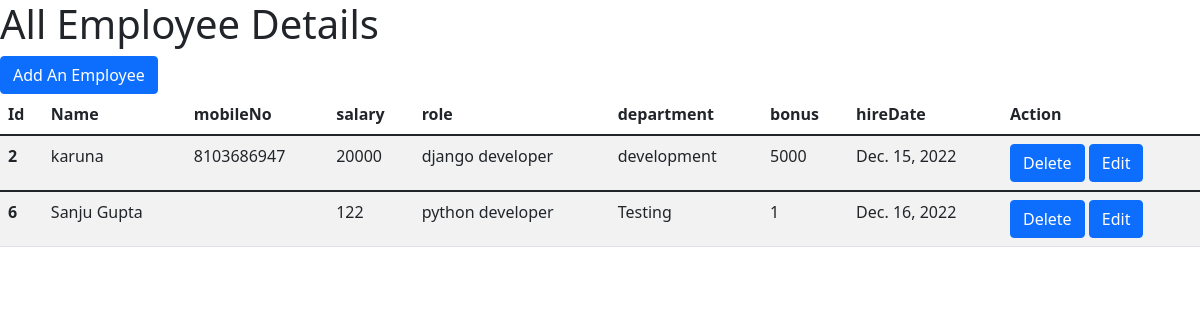
The page /emp_app/view_emp/ on the database its author committed.
### Emp_app/models.py (models this page shows, shortened)
class Employee(models.Model):
    name = models.CharField(max_length=100)
    mobileNo = models.CharField(max_length=10)
    salary = models.IntegerField(default=0)
    department = models.ForeignKey(Department, on_delete=models.CASCADE)
    role = models.ForeignKey(Role, on_delete=models.CASCADE)
    bonus = models.IntegerField(default=0)
    hireDate = models.DateField()

class Role(models.Model):
    name = models.CharField(max_length=100)

class Department(models.Model):
    name = models.CharField(max_length=100)
    location = models.CharField(max_length=100)

### Emp_app/views.py (the view)
# urls.py: path('view_emp/',views.view_emp,name='view_emp'),
def view_emp(request):
    emps = Employee.objects.all()
    context = {
        "emps":emps
    }
    return render(request,"view_emp.html",context)

### Emp_app/templates/view_emp.html (shortened to what this page needs)
<!DOCTYPE html>
<html>
<head>
  <link href="https://cdn.jsdelivr.net/npm/bootstrap@5.1.3/dist/css/bootstrap.min.css" rel="stylesheet">
</head>
<body>
<h1> All Employee Details </h1>
<a class="btn btn-primary" href="/emp_app/add_emp" role="button">Add An Employee</a>
  <table class="table table-striped">
    <thead>
      <tr>
        <th scope="col">Id</th>
        <th scope="col">Name</th>
        <th scope="col">mobileNo</th>
        <th scope="col">salary</th>
        <th scope="col">role</th>
        <th scope="col">department</th>
        <th scope="col">bonus</th>
        <th scope="col">hireDate</th>
        <th scope="col">Action</th>
      </tr>
    </thead>
    {% for emp in emps %}
    <tbody>
      <tr>
        <th scope="row">{{ emp.id }}</th>
        <td>{{ emp.name }}</td>
        <td>{{ emp.mobileNo }}</td>
        <td>{{ emp.salary }}</td>
        <td>{{ emp.role.name }}</td>
        <td>{{ emp.department.name }}</td>
        <td>{{ emp.bonus }}</td>
        <td>{{ emp.hireDate }}</td>
        <td><a class="btn btn-primary" href="/emp_app/remove_emp" role="button">Delete</a>
    <a class="btn btn-primary" href="/emp_app/filter_emp" role="button">Edit</a></td>
      </tr>
    </tbody>
    {% endfor %}
  </table>
</body>
</html>

### rows shown on the page
Employee: id "2", name "karuna", mobileNo "8103686947", salary "20000", role.name "django developer", department.name "development", bonus "5000", hireDate "Dec. 15, 2022"
Employee: id "6", name "Sanju Gupta", salary "122", role.name "python developer", department.name "Testing", bonus "1", hireDate "Dec. 16, 2022"
